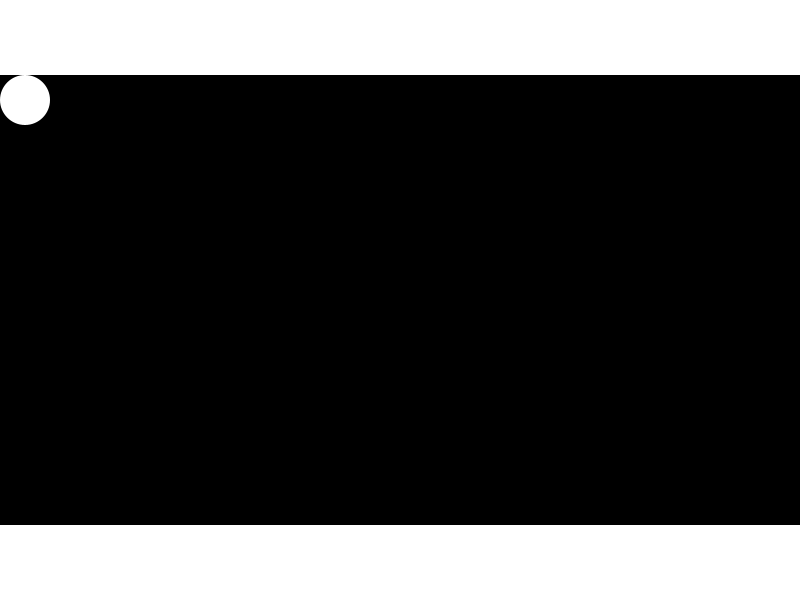
Frame 1 (no input)
Frame 60 (the mouse pressed at the canvas centre just before this capture): identical to frame 1, image omitted
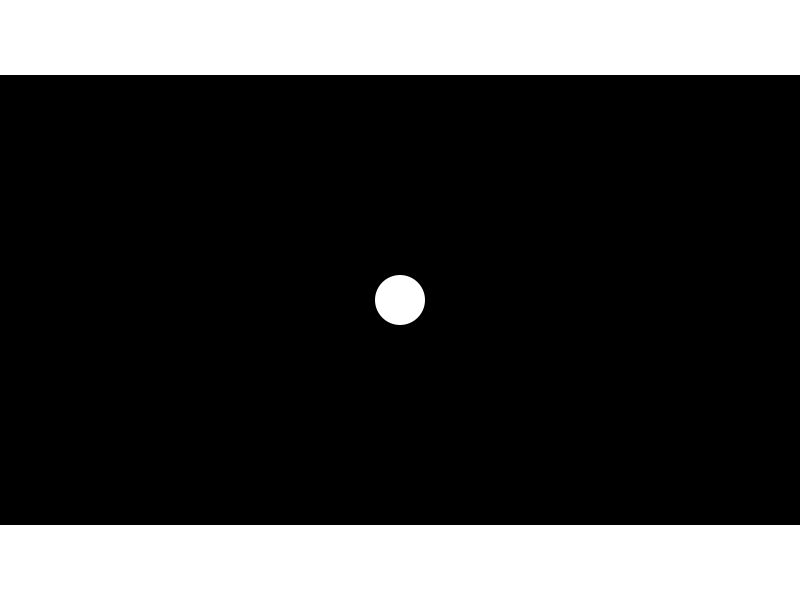
Frame 120 (the mouse held since frame 60 and released just before this capture)

The Processing sketch that drew these frames (run headless with seeded random() and noise(); from frame 60 on, the mouse is pressed at the canvas centre):

// Processing sketch: exercicio_16
// ── exercicio_16.pde
void setup() {
  size(800, 600);
  rectMode(CENTER);
  ellipseMode(CORNER);
  noStroke();
}

void draw() {
  float posiY, posiX;
  posiY = map(mouseY, 0, 600, 75, 475);
  posiX = map(mouseX, 0, 800, 0, 750);
  background(255);
  fill(0);
  rect(width/2, height/2, 800, height*0.75);
  fill(255);
  ellipse(posiX, posiY, 50, 50);
}
